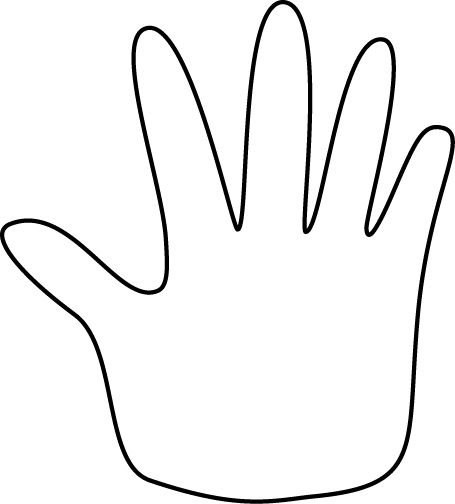
#> input picture Topics/hand.jpg, 455 x 504 px
$ python ramer_douglas_peucker_algo.py
#> lines starting #> are read from the running program, lines starting #| are printed output that depends on the picture; after the words box and inside, x2 and y2 are one past the last pixel; in counts of white or black regions, pixels touching at a corner belong together
import cv2
import numpy as np
import matplotlib.pyplot as plt

def euclidean_distance(p1, p2):
    return np.linalg.norm(p1 - p2)

def perpendicular_distance(point, start, end):
    if np.all(start == end):
        return euclidean_distance(point, start)
    return np.abs(np.cross(end - start, start - point)) / np.linalg.norm(end - start)

def ramer_douglas_peucker(points, epsilon):
    if len(points) < 3:
        return points

    start, end = points[0], points[-1]
    max_dist = 0
    index = 0

    for i in range(1, len(points) - 1):
        dist = perpendicular_distance(points[i], start, end)
        if dist > max_dist:
            index = i
            max_dist = dist

    if max_dist > epsilon:
        left = ramer_douglas_peucker(points[:index + 1], epsilon)
        right = ramer_douglas_peucker(points[index:], epsilon)
        return np.vstack((left[:-1], right))
    else:
        return np.array([start, end])

# Load the image
image = cv2.imread('../hand.jpg')
#> image is the input picture: shape (504, 455, 3); min 0, max 255, mean 242.3
gray = cv2.cvtColor(image, cv2.COLOR_BGR2GRAY)

# Threshold
_, thresh = cv2.threshold(gray, 127, 255, cv2.THRESH_BINARY)
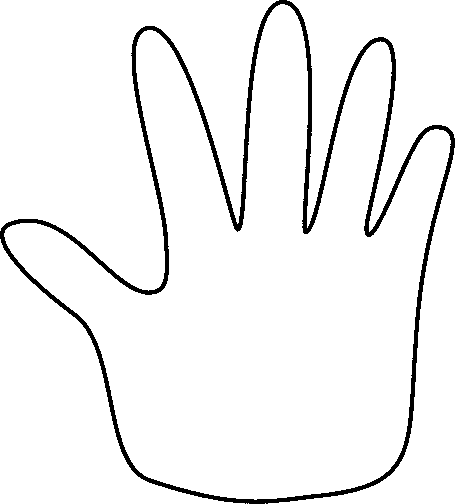
#> thresh: shape (504, 455); 95.1% white; 1 black region

# Find contours
contours, _ = cv2.findContours(thresh, cv2.RETR_EXTERNAL, cv2.CHAIN_APPROX_NONE)
#> contours = 8 contours, 3 with area under 20; largest, box (x1, y1, x2, y2) and area: (4, 4, 451, 500) 113906, (0, 0, 279, 291) 46968, (0, 239, 245, 504) 23945, (287, 0, 455, 232) 17180, (268, 148, 455, 504) 12632

# Select the largest contour
cnt = max(contours, key=cv2.contourArea)
#> cnt = contour of 2461 points, box (x1, y1, x2, y2) (4, 4, 451, 500), area 113906

# Flatten the contour for our custom RDP function
cnt_flat = cnt[:, 0, :]  # shape (N, 2)
#> cnt_flat = 2461 pairs, first value 4 to 450, second value 4 to 499

# Apply our custom RDP implementation
epsilon = 50.0
approx = ramer_douglas_peucker(cnt_flat, epsilon)
#> in ramer_douglas_peucker, `start, end = points[0], points[-1]`: start = [280, 4]; end = [281, 4]
#> the loop in ramer_douglas_peucker, `for i in range(1, len(points) - 1):` made 2459 passes
#> dist on passes 1 to 12: 1, 1, 2, 2, 3, 4, 5, 6, 7, 8, 9, 10
#> after the loop in ramer_douglas_peucker, `for i in range(1, len(points) - 1):`: index = 1224; max_dist = 495
#> the loop in ramer_douglas_peucker (call 2), `for i in range(1, len(points) - 1):` made 1223 passes
#> (dist, max_dist) on passes 1, 2, 3, 4, 5, 6, 7, 8, 10, 11, 13, 14: (0.946, 0.946), (1.94, 1.94), (2.89, 2.89), (3.89, 3.89), (4.84, 4.84), (5.78, 5.78), (6.73, 6.73), (7.67, 7.67), (8.57, 8.57), (9.51, 9.51), (10.41, 10.41), (11.35, 11.35)
#> dist on passes 9, 12, 15, 17, 18, 20: 7.62, 9.46, 11.3, 12.2, 12.14, 13.04

# Draw original and approximated contours
output = image.copy()
cv2.drawContours(output, [cnt], -1, (0, 255, 0), 2)
cv2.polylines(output, [approx.astype(np.int32)], isClosed=True, color=(0, 0, 255), thickness=2)
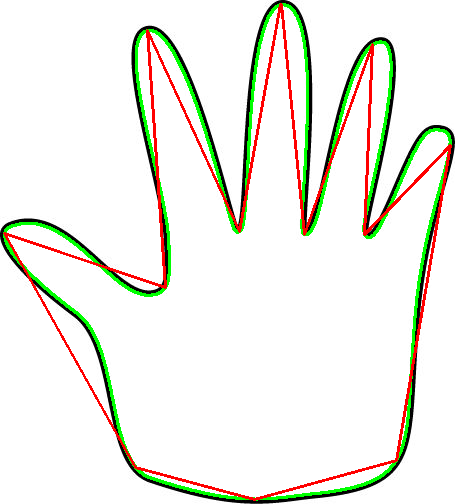
#> output: shape (504, 455, 3); mean B, G, R 230.1, 238.9, 237.9

# Plot
plt.figure(figsize=(10, 6))
plt.imshow(cv2.cvtColor(output, cv2.COLOR_BGR2RGB))
plt.title("Green: Original Contour, Red: Approximated Contour")
plt.axis('off')
plt.tight_layout()
plt.show()
